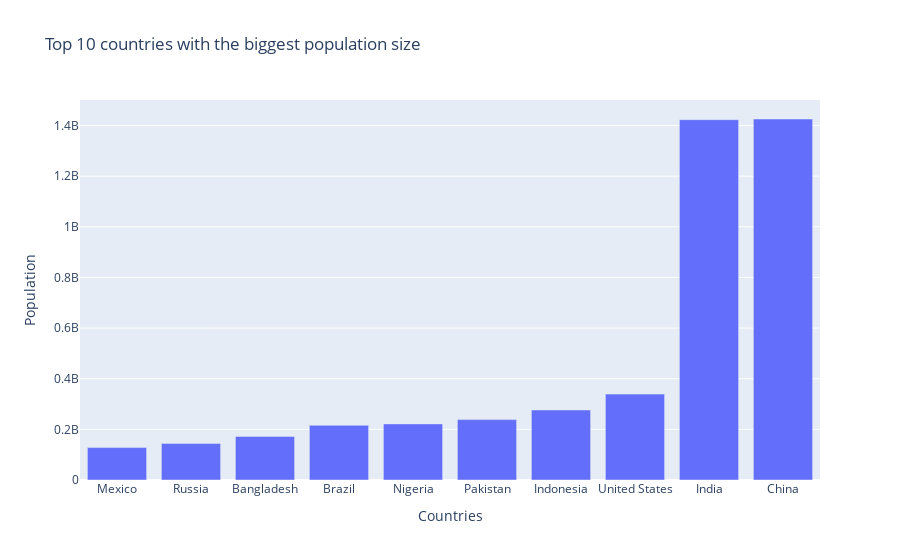

Notebook code cell kept with this figure:
### Code cell
import plotly.graph_objects as go

fig = go.Figure([go.Bar(x=most_pop['country name'], y=most_pop['current population'])])
fig.update_layout(title="Top 10 countries with the biggest population size", xaxis_title="Countries",
    yaxis_title="Population")
fig.show()

### Figure 1 — Plotly figure (JSON) as saved in the notebook; plotly's stock layout.template omitted (floating-point values rounded to 4 significant figures)
{"data": [{"type": "bar", "x": ["Mexico", "Russia", "Bangladesh", "Brazil", "Nigeria", "Pakistan", "Indonesia", "United States", "India", "China"], "y": [128061868, 144652401, 172220907, 215904975, 221592544, 238517163, 276576867, 339231549, 1423118510, 1425820141]}], "layout": {"title": {"text": "Top 10 countries with the biggest population size"}, "xaxis": {"title": {"text": "Countries"}}, "yaxis": {"title": {"text": "Population"}}}}
